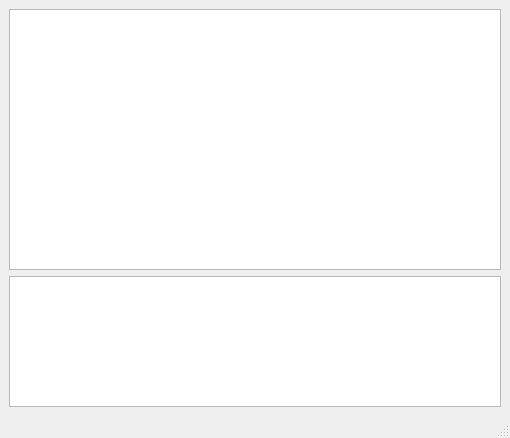
<?xml version="1.0" encoding="UTF-8"?>
<ui version="4.0">
 <class>MainWindow</class>
 <widget class="QMainWindow" name="MainWindow">
  <property name="geometry">
   <rect>
    <x>0</x>
    <y>0</y>
    <width>510</width>
    <height>438</height>
   </rect>
  </property>
  <property name="windowTitle">
   <string>Converter Of Webp</string>
  </property>
  <property name="toolTip">
   <string>COW</string>
  </property>
  <widget class="QWidget" name="centralwidget">
   <property name="minimumSize">
    <size>
     <width>240</width>
     <height>200</height>
    </size>
   </property>
   <property name="toolTip">
    <string/>
   </property>
   <layout class="QVBoxLayout" name="verticalLayout" stretch="4,2">
    <item>
     <widget class="QTextBrowser" name="textBrowser">
      <property name="toolTip">
       <string>Progress</string>
      </property>
      <property name="lineWidth">
       <number>1</number>
      </property>
      <property name="horizontalScrollBarPolicy">
       <enum>Qt::ScrollBarAsNeeded</enum>
      </property>
     </widget>
    </item>
    <item>
     <widget class="QTextBrowser" name="textBrowser_2"/>
    </item>
   </layout>
  </widget>
  <widget class="QStatusBar" name="statusbar">
   <property name="toolTip">
    <string>Status Bar</string>
   </property>
  </widget>
  <widget class="QMenuBar" name="menuBar">
   <property name="geometry">
    <rect>
     <x>0</x>
     <y>0</y>
     <width>510</width>
     <height>22</height>
    </rect>
   </property>
  </widget>
  <action name="actionNew">
   <property name="text">
    <string>New</string>
   </property>
  </action>
 </widget>
 <resources/>
 <connections/>
</ui>
